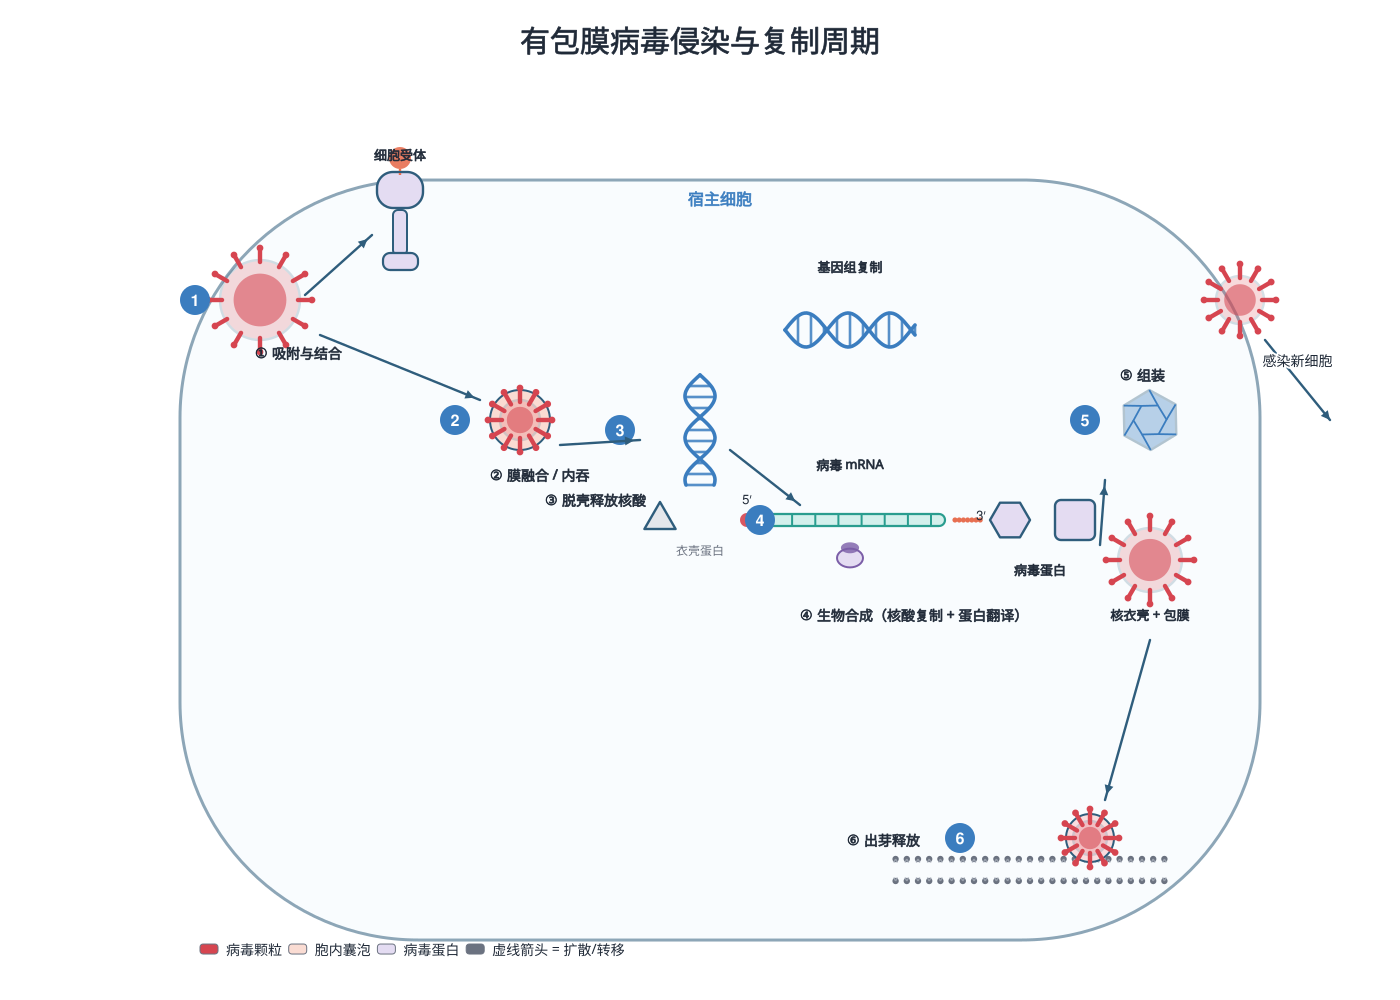

Generate this figure with Python:
# -*- coding: utf-8 -*-
"""病毒学 / 微生物学：有包膜病毒侵染与复制周期（六步）"""
import os, sys
sys.path.insert(0, r"C:\Users\Administrator\.workbuddy\skills\medical-illustration\scripts")
from bio_graphics import Canvas, C, leader_label

OUT = os.path.expanduser("~/.workbuddy/skills/medical-illustration/assets/examples/disciplines")
os.makedirs(OUT, exist_ok=True)

c = Canvas(1400, 1000)
c.title("有包膜病毒侵染与复制周期", size=30)

# 宿主细胞
c.add("membrane_boundary", 720, 560, w=1080, h=760, fill="#F4FAFE")
c.text(720, 205, "宿主细胞", size=16, bold=True, fill=C["blue"])

# ① 吸附（病毒与受体结合）
c.add("virus_enveloped", 260, 300, r=40, label=None, color=C["red"])
c.add("receptor_tmembrane", 400, 215, label=None, ligand=True)
c.text(400, 160, "细胞受体", size=13, bold=True)
c.add("step_badge", 195, 300, n=1)
c.text(255, 358, "① 吸附与结合", size=14, bold=True, anchor="start")
c.arrow(305, 295, 372, 235, kind="activation")

# ② 侵入（膜融合 / 内吞）
c.add("vesicle", 520, 420, r=30, fill=C["orange_l"])
c.add("virus_enveloped", 520, 420, r=20, color=C["red"])
c.add("step_badge", 455, 420, n=2)
c.text(490, 480, "② 膜融合 / 内吞", size=14, bold=True, anchor="start")
c.arrow(320, 335, 480, 400, kind="activation")

# ③ 脱壳（释放核酸）
c.add("dna_helix", 700, 430, length=110, width=30, vertical=True)
c.add("protein_blob", 660, 520, r=18, shape="triangle", fill=C["gray_l"])
c.text(700, 555, "衣壳蛋白", size=12, fill=C["gray"])
c.add("step_badge", 620, 430, n=3)
c.text(545, 505, "③ 脱壳释放核酸", size=14, bold=True, anchor="start")
c.arrow(560, 445, 640, 440, kind="activation")

# ④ 生物合成（转录翻译 + 基因组复制）
c.add("mrna", 850, 520, length=190)
c.add("ribosome", 850, 555, r=13)
c.text(850, 470, "病毒 mRNA", size=13, bold=True)
c.add("protein_blob", 1010, 520, r=20, shape="hexagon", fill=C["purple_l"])
c.add("protein_blob", 1075, 520, r=20, shape="square", fill=C["purple_l"])
c.text(1040, 575, "病毒蛋白", size=13, bold=True)
c.add("dna_helix", 850, 330, length=130, width=34)
c.text(850, 272, "基因组复制", size=13, bold=True)
c.add("step_badge", 760, 520, n=4)
c.text(800, 620, "④ 生物合成（核酸复制 + 蛋白翻译）", size=14, bold=True, anchor="start")
c.arrow(730, 450, 800, 505, kind="activation")

# ⑤ 组装
c.add("virus_icosa", 1150, 420, r=30)
c.add("virus_enveloped", 1150, 560, r=32, color=C["red"])
c.text(1150, 620, "核衣壳 + 包膜", size=13, bold=True)
c.add("step_badge", 1085, 420, n=5)
c.text(1120, 380, "⑤ 组装", size=14, bold=True, anchor="start")
c.arrow(1100, 545, 1105, 480, kind="activation")

# ⑥ 出芽释放
c.add("membrane_patch", 1030, 870, w=280, h=30)
c.add("vesicle", 1090, 838, r=24, fill=C["red_l"])
c.add("virus_enveloped", 1090, 838, r=17, color=C["red"])
c.add("step_badge", 960, 838, n=6)
c.text(920, 845, "⑥ 出芽释放", size=14, bold=True, anchor="end")
c.arrow(1150, 640, 1105, 800, kind="activation")

# 传播提示
c.add("virus_enveloped", 1240, 300, r=24, color=C["red"])
c.arrow(1265, 340, 1330, 420, kind="translocation", label="感染新细胞")

c.add("legend_row", 200, 955, items=[
    (C["red"], "病毒颗粒"), (C["orange_l"], "胞内囊泡"),
    (C["purple_l"], "病毒蛋白"), (C["gray"], "虚线箭头 = 扩散/转移")], size=14)

c.save(os.path.join(OUT, "virus_replication_cycle.svg"))
c.export(os.path.join(OUT, "virus_replication_cycle"), formats=("png",), dpi=300)
print("virus done")
